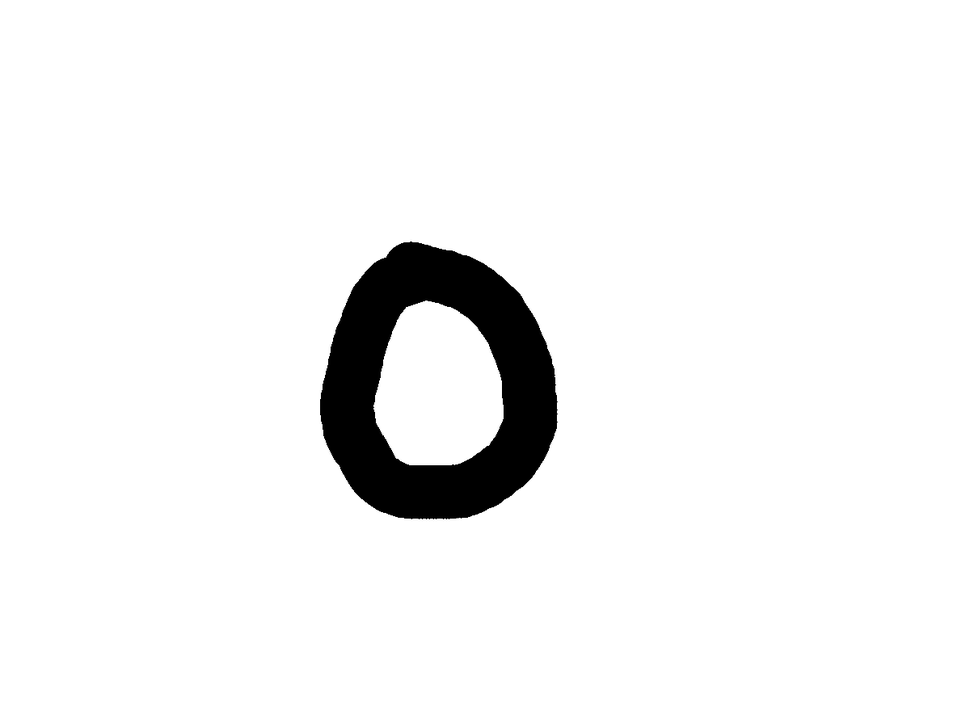
#> input picture handwritten_dataset/images/img001-028.png, 970 x 727 px, shrunk from 1200 x 900 before the run
$ python -i letters_degradations.py   (imports and definitions only)
#> lines starting #> are read from the running program, lines starting #| are printed output that depends on the picture; after the words box and inside, x2 and y2 are one past the last pixel; in counts of white or black regions, pixels touching at a corner belong together
#> further down, picture is the input picture: shape (727, 970, 3); min 0, max 255, mean 242.5
import cv2
import numpy as np


def erode_letter_image(img: np.array, kernel_size: int = 3, iterations: int = 1):
    """
    Apply erosion to an image and invert colors.

    Parameters:
    - img: input image
    - kernel_size: Size of the erosion kernel (default is 3x3)

    Returns:
    - Original image
    - Eroded image
    - Inverted eroded image
    """
#> called with kernel_size = 3, iterations = 1
    # Create a binary threshold to ensure pure black and white
    # Note the THRESH_BINARY_INV to make letter white, background black
    _, binary_img = cv2.threshold(img, 127, 255, cv2.THRESH_BINARY_INV)
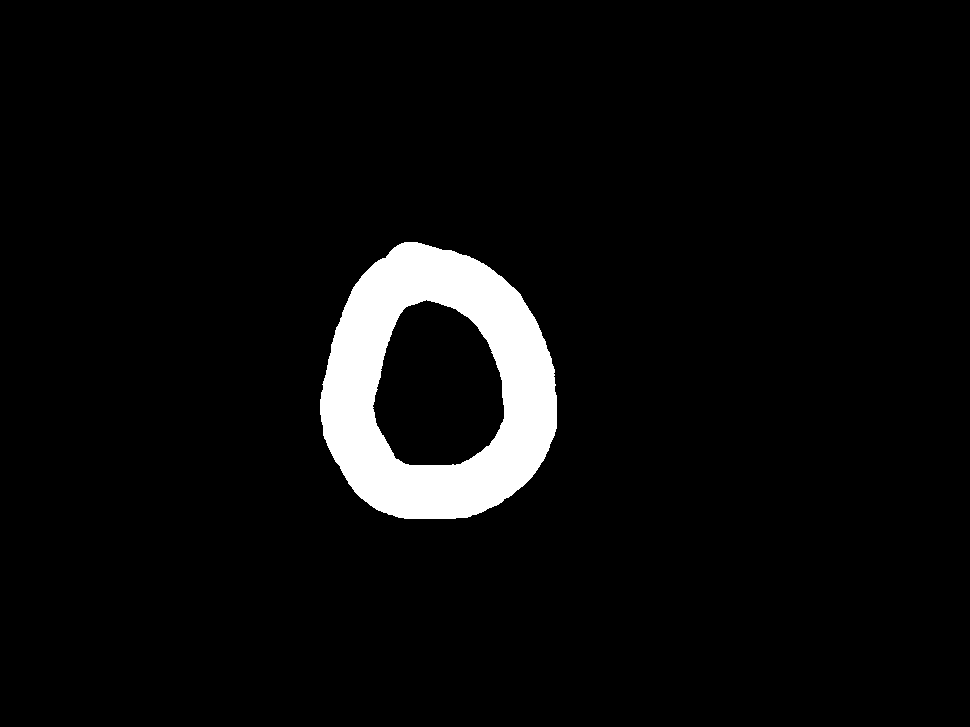
#> binary_img: shape (727, 970, 3); 4.9% white; 1 white region, box (x1, y1, x2, y2) and area: (320, 242, 557, 519) 34601

    # Create a rectangular erosion kernel
    kernel = np.ones((kernel_size, kernel_size), np.uint8)

    # Apply erosion
    eroded_img = cv2.erode(binary_img, kernel, iterations=iterations)
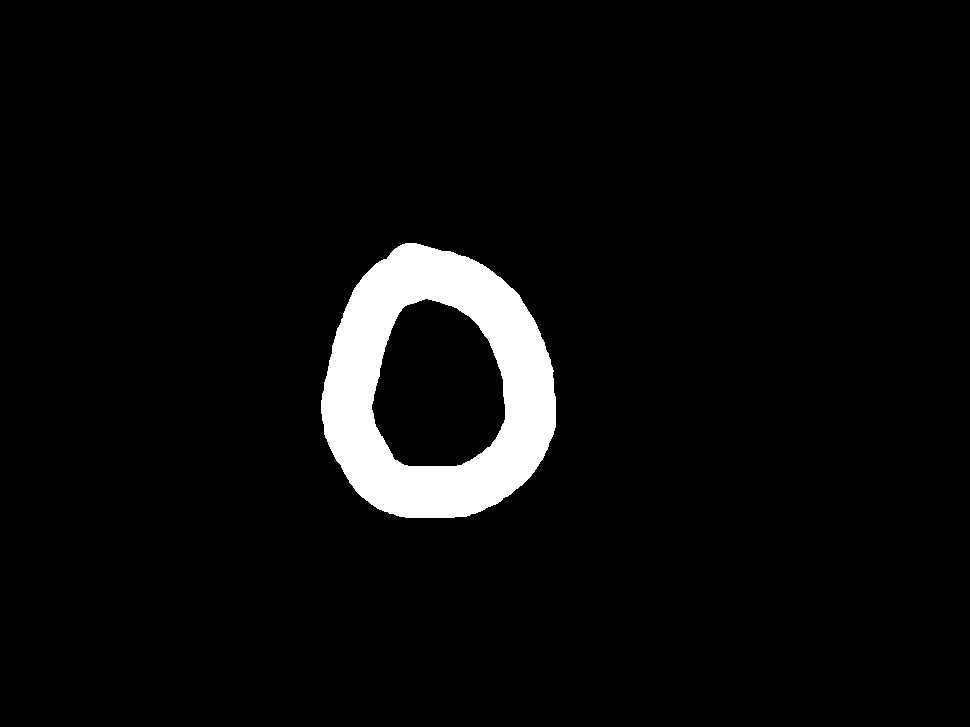
#> eroded_img: shape (727, 970, 3); 4.7% white; 1 white region, box (x1, y1, x2, y2) and area: (321, 243, 556, 518) 32968

    # Invert the eroded image (now white background, black letter)
    inverted_eroded_img = cv2.bitwise_not(eroded_img)

    # Apply alpha channel to the eroded part
    if img.shape[2] == 4:
        white_area = np.all(inverted_eroded_img[:, :, :3] == [255, 255, 255], axis=-1)
        inverted_eroded_img[white_area, -1] = 0

    return inverted_eroded_img


# [45 lines left out: function apply_gaussian_grayscale, not called in this run]

>>> import cv2
>>> picture = cv2.imread('../../handwritten_dataset/images/img001-028.png')
>>> result = erode_letter_image(picture)

$ run again, on handwritten_dataset/images/img001-038.png
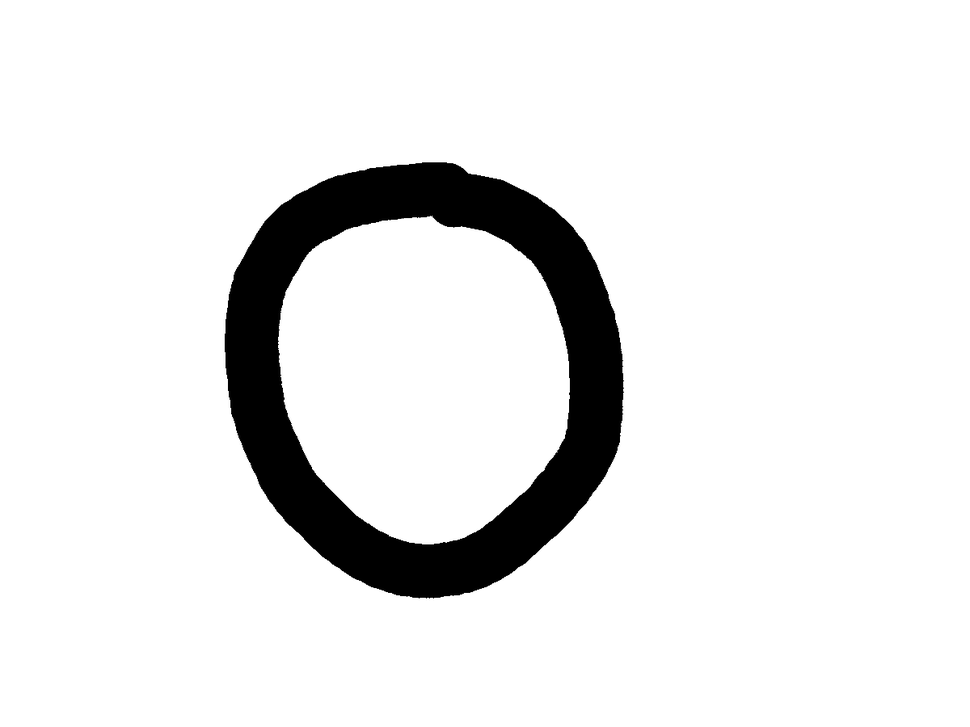
#> input picture handwritten_dataset/images/img001-038.png, 970 x 727 px, shrunk from 1200 x 900 before the run
#> picture is the input picture: shape (727, 970, 3); min 0, max 255, mean 232.6
#> in erode_letter_image, `_, binary_img = cv2.threshold(img, 127, 255, cv2.THRESH_BINARY_INV)`:
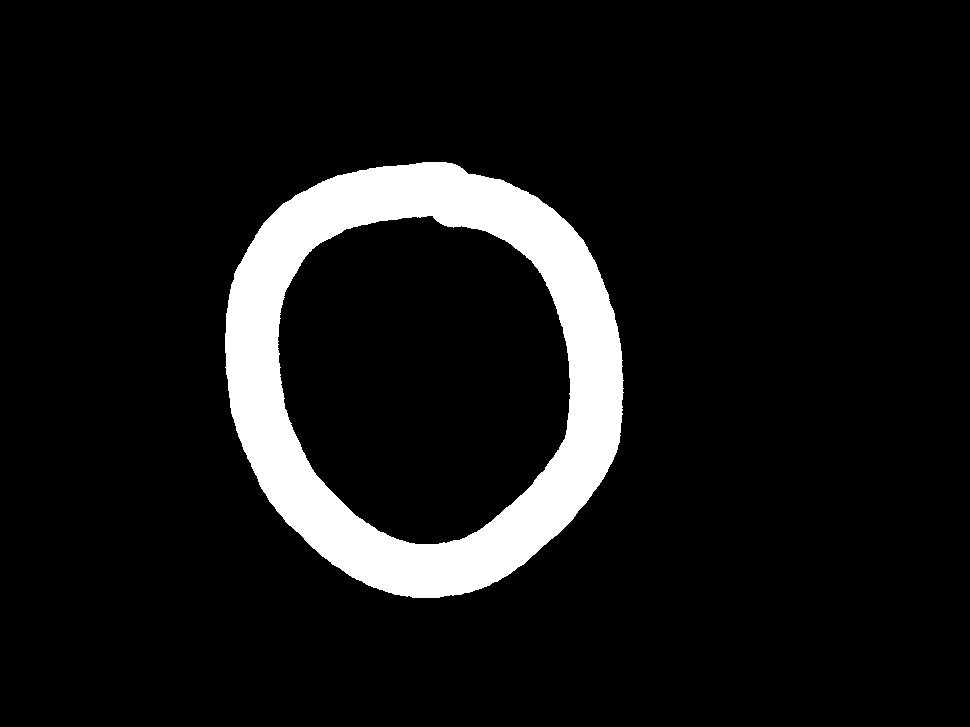
#> binary_img: shape (727, 970, 3); 8.8% white; 1 white region, box (x1, y1, x2, y2) and area: (225, 162, 624, 598) 61870
#> in erode_letter_image, `eroded_img = cv2.erode(binary_img, kernel, iterations=iterations)`:
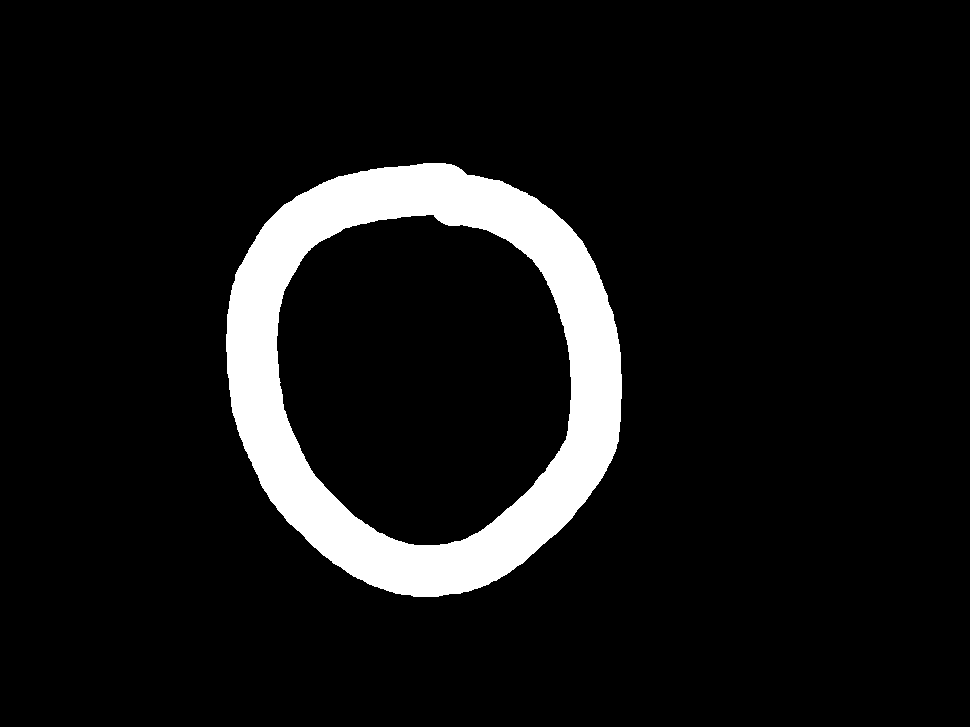
#> eroded_img: shape (727, 970, 3); 8.4% white; 1 white region, box (x1, y1, x2, y2) and area: (226, 163, 622, 597) 58919
